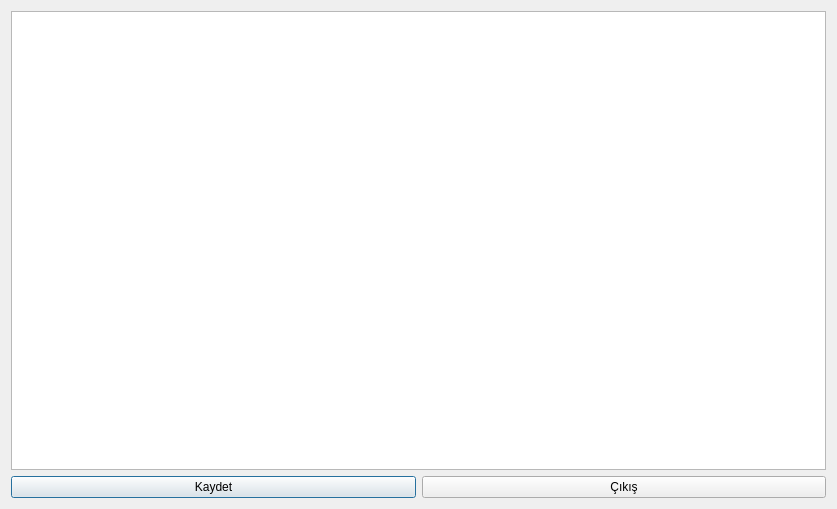
<?xml version="1.0" encoding="UTF-8"?>
<ui version="4.0">
 <class>VerisetiTabloDialog</class>
 <widget class="QDialog" name="VerisetiTabloDialog">
  <property name="geometry">
   <rect>
    <x>0</x>
    <y>0</y>
    <width>837</width>
    <height>509</height>
   </rect>
  </property>
  <property name="windowTitle">
   <string>Veriseti Tablosu</string>
  </property>
  <layout class="QVBoxLayout" name="verticalLayout">
   <item>
    <widget class="QTableView" name="veriseti_table"/>
   </item>
   <item>
    <layout class="QHBoxLayout" name="horizontalLayout">
     <item>
      <widget class="QPushButton" name="kaydet_btn">
       <property name="enabled">
        <bool>true</bool>
       </property>
       <property name="text">
        <string>Kaydet</string>
       </property>
      </widget>
     </item>
     <item>
      <widget class="QPushButton" name="cikis_btn">
       <property name="text">
        <string>Çıkış</string>
       </property>
      </widget>
     </item>
    </layout>
   </item>
  </layout>
 </widget>
 <resources/>
 <connections/>
</ui>
